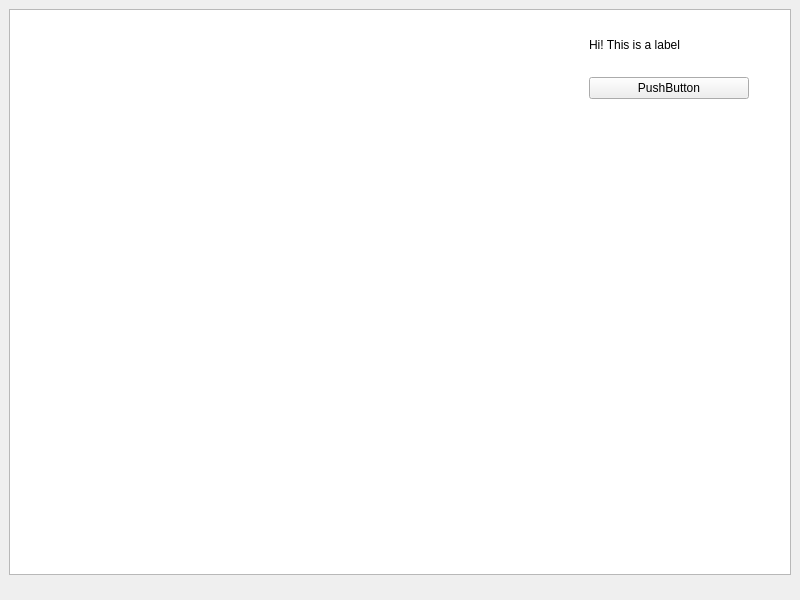
<?xml version="1.0" encoding="UTF-8"?>
<ui version="4.0">
 <class>MainWindow</class>
 <widget class="QMainWindow" name="MainWindow">
  <property name="geometry">
   <rect>
    <x>0</x>
    <y>0</y>
    <width>800</width>
    <height>600</height>
   </rect>
  </property>
  <property name="windowTitle">
   <string>MainWindow</string>
  </property>
  <widget class="QWidget" name="centralwidget">
   <layout class="QVBoxLayout" name="verticalLayout">
    <item>
     <widget class="QWidget" name="widget" native="true">
      <property name="enabled">
       <bool>true</bool>
      </property>
      <widget class="QGraphicsView" name="view">
       <property name="geometry">
        <rect>
         <x>0</x>
         <y>0</y>
         <width>782</width>
         <height>566</height>
        </rect>
       </property>
       <property name="alignment">
        <set>Qt::AlignLeading|Qt::AlignLeft|Qt::AlignTop</set>
       </property>
      </widget>
      <widget class="QWidget" name="verticalLayoutWidget">
       <property name="geometry">
        <rect>
         <x>580</x>
         <y>10</y>
         <width>160</width>
         <height>80</height>
        </rect>
       </property>
       <layout class="QVBoxLayout" name="button_container">
        <item>
         <widget class="QLabel" name="label">
          <property name="text">
           <string>Hi! This is a label</string>
          </property>
         </widget>
        </item>
        <item>
         <widget class="QPushButton" name="edit_button">
          <property name="text">
           <string>PushButton</string>
          </property>
         </widget>
        </item>
       </layout>
      </widget>
     </widget>
    </item>
   </layout>
  </widget>
 </widget>
 <resources/>
 <connections/>
</ui>
